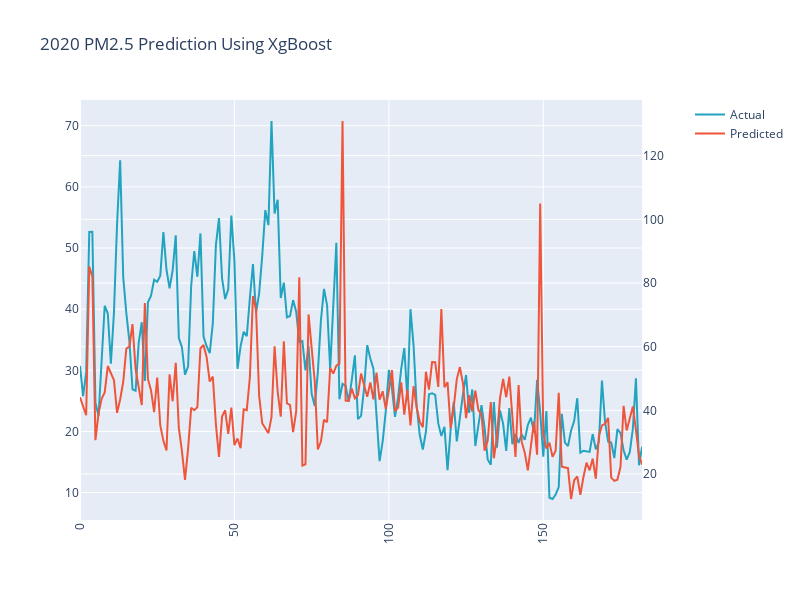

Notebook source saved alongside this figure:
### Code cell
import plotly.graph_objects as go
from plotly.subplots import make_subplots

trace1 = go.Scatter(
   
    y=df_xg.iloc[:,-1],
    name="Actual",
    marker=dict(
        color='rgb(34,163,192)'
               )
)
trace2 = go.Scatter(
    y=df_xg.iloc[:,0],
    
    name='Predicted',
    yaxis='y2'

)
fig = make_subplots(specs=[[{"secondary_y": True}]])
fig.add_trace(trace1)
fig.add_trace(trace2,secondary_y=True)
fig['layout'].update(height = 600, width = 800, title = "2020 PM2.5 Prediction Using XgBoost",xaxis=dict(
      tickangle=-90
    ))
fig.show()

### Figure 1 — Plotly figure (JSON) as saved in the notebook; plotly's stock layout.template omitted (floating-point values rounded to 4 significant figures; data arrays with more than 128 entries replaced by an {"elided": "..."} marker saying what was removed)
{"data": [{"marker": {"color": "rgb(34,163,192)"}, "name": "Actual", "type": "scatter", "y": {"elided": "183 float values"}}, {"name": "Predicted", "type": "scatter", "xaxis": "x", "y": {"elided": "183 float values"}, "yaxis": "y2"}], "layout": {"height": 600, "title": {"text": "2020 PM2.5 Prediction Using XgBoost"}, "width": 800, "xaxis": {"anchor": "y", "domain": [0, 0.94], "tickangle": -90}, "yaxis": {"anchor": "x", "domain": [0, 1]}, "yaxis2": {"anchor": "x", "overlaying": "y", "side": "right"}}}
